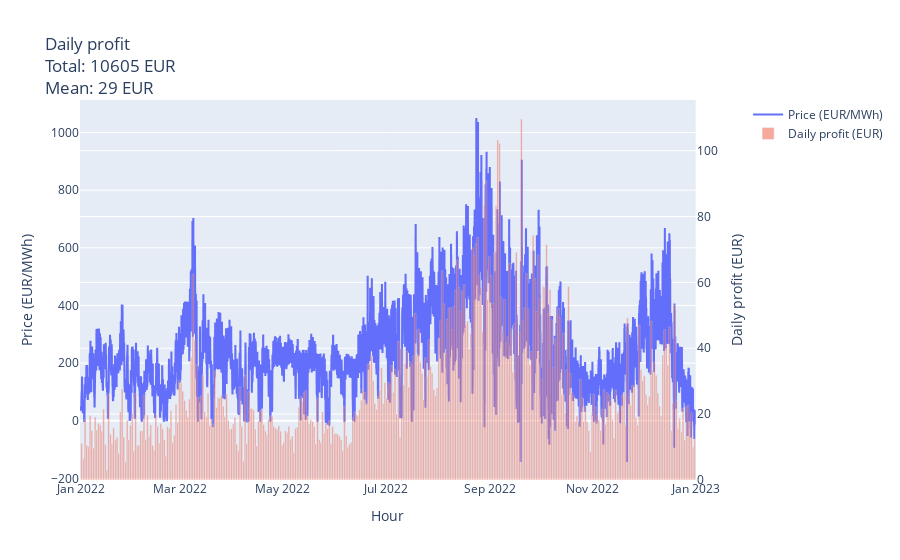

Source (notebook cell):
### Code cell
display_profit(df_optim)

### Figure 1 — Plotly figure (JSON) as saved in the notebook; plotly's stock layout.template omitted (floating-point values rounded to 4 significant figures; data arrays with more than 128 entries replaced by an {"elided": "..."} marker saying what was removed)
{"data": [{"line": {"shape": "hv"}, "name": "Price (EUR/MWh)", "showlegend": true, "type": "scatter", "x": {"elided": "8760 str values"}, "xaxis": "x", "y": {"elided": "8760 float values"}, "yaxis": "y"}, {"name": "Daily profit (EUR)", "offset": 2, "opacity": 0.5, "showlegend": true, "type": "bar", "x": {"elided": "365 str values"}, "xaxis": "x", "y": {"elided": "365 float values"}, "yaxis": "y2"}], "layout": {"bargap": 0, "title": {"text": "Daily profit<br>Total: 10605 EUR<br>Mean: 29 EUR"}, "xaxis": {"anchor": "y", "domain": [0, 0.94], "title": {"text": "Hour"}}, "yaxis": {"anchor": "x", "domain": [0, 1], "title": {"text": "Price (EUR/MWh)"}}, "yaxis2": {"anchor": "x", "overlaying": "y", "side": "right", "title": {"text": "Daily profit (EUR)"}}}}
